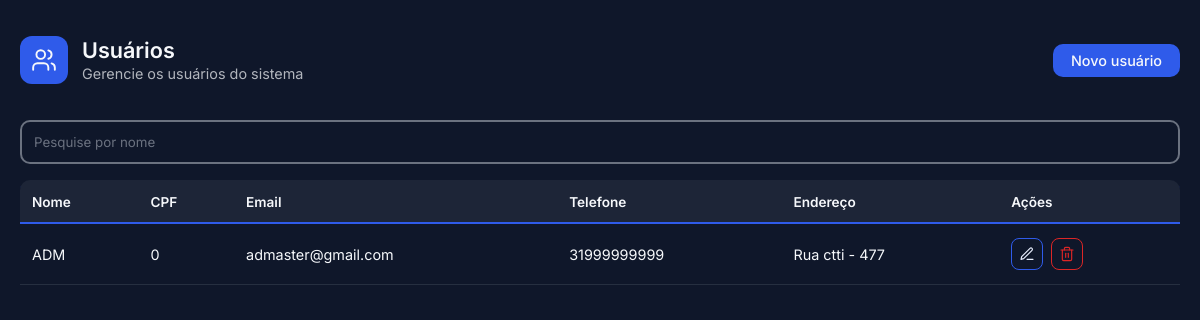
The app's page /pages/user.php (signed in) with its own data.
### tables this page shows
CREATE TABLE acessos (
    id_acesso INT NOT NULL PRIMARY KEY AUTO_INCREMENT,
    nome_user VARCHAR(100) NOT NULL,
    CPF CHAR(11) UNIQUE NOT NULL,
    email VARCHAR(100) NOT NULL,
    telefone VARCHAR(13) NOT NULL,
    endereco VARCHAR(100) NOT NULL,
    senha VARCHAR(100) NOT NULL,
    nivel INT NOT NULL
);

### public/pages/user.php (the view, shortened to what this page needs)
<?php
require_once "../../src/config/conexao.php";
?>
<!DOCTYPE html>
<html lang="pt-br">
<head>
    <link rel="stylesheet" href="../assets/css/user.css">
    <link rel="stylesheet" href="../assets/css/all.css">
</head>
<body>
    <div class="container">
        <header>
            <div class="top1">
                <div class="img">
                    <svg viewBox="0 0 24 24" fill="none" stroke="currentColor" stroke-width="1.75" stroke-linecap="round" stroke-linejoin="round" aria-hidden="true">
                        <path d="M16 21v-2a4 4 0 0 0-4-4H6a4 4 0 0 0-4 4v2" />
                        <circle cx="9" cy="7" r="4" />
                        <path d="M22 21v-2a4 4 0 0 0-3-3.87" />
                        <path d="M16 3.13a4 4 0 0 1 0 7.75" />
                    </svg>
                </div>
                <div class="text">
                    <h3>Usuários</h3>
                    <p>Gerencie os usuários do sistema</p>
                </div>
            </div>
            <div class="top2">
                <button type="button" id="new">Novo usuário</button>
            </div>
        </header>
        <section>
            <input placeholder="Pesquise por nome" type="text" name="" id="ipt">
        </section>
        <main>
            <table>
                <thead>
                    <tr>
                        <th>Nome</th>
                        <th>CPF</th>
                        <th>Email</th>
                        <th>Telefone</th>
                        <th>Endereço</th>
                        <th>Ações</th>
                    </tr>
                </thead>
                <tbody id="corpoTabela">
                    <?php
                    $users = ("SELECT *
                    FROM acessos ");
                    $stmt = $pdo->prepare($users);
                    $stmt->execute();
                    $usuarios = $stmt->fetchAll(PDO::FETCH_ASSOC);
                    foreach ($usuarios as $resultado) {
                        $nome     = htmlspecialchars($resultado['nome_user']);
                        $cpf      = htmlspecialchars($resultado['CPF']);
                        $email    = htmlspecialchars($resultado['email']);
                        $telefone = htmlspecialchars($resultado['telefone']);
                        $endereco = htmlspecialchars($resultado['endereco']);
                        echo "
                            <tr>
                                <td>{$nome}</td>
                                <td>{$cpf}</td>
                                <td>{$email}</td>
                                <td>{$telefone}</td>
                                <td>{$endereco}</td>
                                <td>
                                    <div class=\"acoes\">
                                        <a class='btn-acao btn-editar' href='user.php?editar={$resultado['id_acesso']}' title='Editar usuário'>
                                            <svg viewBox=\"0 0 24 24\" fill=\"none\" stroke=\"currentColor\" stroke-width=\"1.75\" stroke-linecap=\"round\" stroke-linejoin=\"round\" aria-hidden=\"true\">
                                                <path d=\"M12 20h9\" />
                                                <path d=\"M16.5 3.5a2.121 2.121 0 0 1 3 3L7 19l-4 1 1-4Z\" />
                                            </svg>
                                        </a>
                                        <button type='button' class='btn-acao btn-excluir'
                                                data-id='{$resultado['id_acesso']}'
                                                title='Apagar usuário' aria-label='Apagar usuário'>
                                            <svg viewBox='0 0 24 24' fill='none' stroke='currentColor' stroke-width='1.75' stroke-linecap='round' stroke-linejoin='round' aria-hidden='true'>
                                                <path d='M3 6h18' />
                                                <path d='M19 6v14a2 2 0 0 1-2 2H7a2 2 0 0 1-2-2V6' />
                                                <path d='M8 6V4a2 2 0 0 1 2-2h4a2 2 0 0 1 2 2v2' />
                                                <line x1='10' y1='11' x2='10' y2='17' />
                                                <line x1='14' y1='11' x2='14' y2='17' />
                                            </svg>
                                        </button>
                                    </div>
                                </td>
                            </tr>
                        ";
                    }
                    ?>
                </tbody>
            </table>
        </main>
    </div>
</body>
</html>

### public/assets/css/user.css (style rules this page uses)
* { padding: 0; margin: 0; box-sizing: border-box; }
:root { --cor-primaria: #2f5bea; --cor-primaria-escura: #1e40af; --cor-primaria-clara: #e8eefe; --cor-destaque: #14b8a6; --cor-menu: #0f172a; --cor-fundo: #f6f8fb; --cor-superficie: #ffffff; --cor-texto: #1f2937; --cor-texto-suave: #6b7280; --cor-borda: #e5e7eb; --cor-sucesso: #16a34a; --cor-alerta: #f59e0b; --cor-erro: #dc2626; --fonte-base: "Inter", system-ui, -apple-system, "Segoe UI", Roboto, sans-serif; }
body { background-color: var(--cor-menu); }
.container { height: 100dvh; display: flex; flex-direction: column; padding: 0 20px 24px; background-color: var(--cor-menu); font-family: var(--fonte-base); color: var(--cor-fundo); }
header { min-height: 15dvh; display: flex; align-items: center; justify-content: space-between; gap: 16px; flex-wrap: wrap; padding: 12px 0; flex-shrink: 0; }
.top1 { display: flex; align-items: center; gap: 14px; color: var(--cor-fundo); }
.img { width: 48px; height: 48px; border-radius: 12px; display: flex; align-items: center; justify-content: center; background-color: var(--cor-primaria); color: var(--cor-fundo); flex-shrink: 0; }
.img svg { width: 26px; height: 26px; }
.text h3 { font-size: 1.35rem; font-weight: 600; line-height: 1.2; }
.text p { font-size: 0.9rem; opacity: 0.7; margin-top: 2px; }
.top2 { display: flex; flex-direction: column; align-items: center; justify-content: center; gap: 8px; }
#new { padding: 8px 18px; border: none; border-radius: 10px; background-color: var(--cor-primaria); color: var(--cor-fundo); font-family: var(--fonte-base); font-size: 0.9rem; font-weight: 500; cursor: pointer; transition: background-color 0.2s; }
section { display: flex; align-items: center; gap: 12px; margin-bottom: 16px; flex-shrink: 0; }
#ipt { flex: 1; height: 44px; border: solid 2px var(--cor-texto-suave); border-radius: 10px; padding: 0 12px; background-color: transparent; color: var(--cor-fundo); font-family: var(--fonte-base); }
#ipt::placeholder { color: var(--cor-texto-suave); }
main { flex: 1; min-height: 0; width: 100%; overflow: auto; scrollbar-width: thin; scrollbar-color: var(--cor-texto-suave) transparent; }
table { width: 100%; min-width: 720px; border-collapse: collapse; color: var(--cor-fundo); }
th { padding: 14px 12px; text-align: left; font-size: 0.85rem; font-weight: 600; white-space: nowrap; position: sticky; top: 0; z-index: 1; background-color: #1d2537; box-shadow: inset 0 -2px 0 var(--cor-primaria); }
th:first-child { border-top-left-radius: 10px; }
th:last-child { border-top-right-radius: 10px; }
td { padding: 14px 12px; font-size: 0.9rem; vertical-align: middle; border-bottom: solid 1px rgba(246, 248, 251, 0.1); }
.acoes { display: flex; gap: 8px; }
.btn-acao { width: 32px; height: 32px; border-radius: 8px; display: flex; align-items: center; justify-content: center; background-color: transparent; cursor: pointer; transition: background-color 0.2s, color 0.2s; }
.btn-acao svg { width: 16px; height: 16px; }
.btn-editar { color: var(--cor-primaria-clara); border: solid 1px var(--cor-primaria); }
.btn-excluir { color: var(--cor-erro); border: solid 1px var(--cor-erro); }

### public/pages/user.php (style rules this page uses)
html, body { background-color: #0f172a; }

### records on screen
acessos: nome_user "ADM", CPF "0", email "admaster@gmail.com", telefone "31999999999", endereco "Rua ctti - 477"
